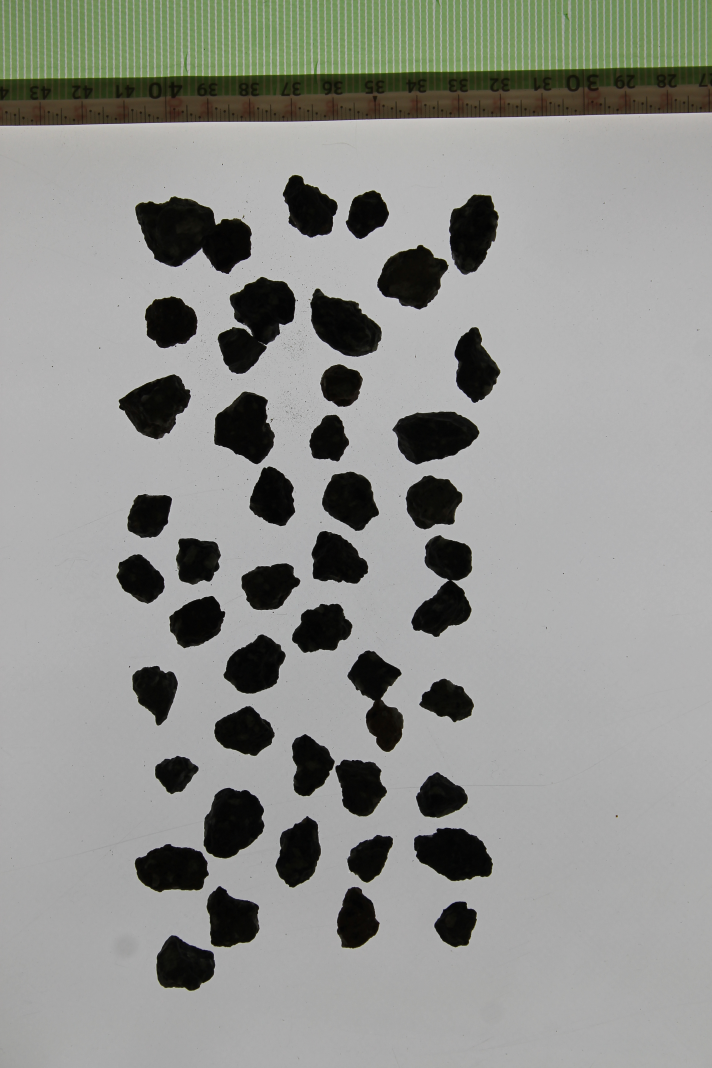
#> input picture 2020-11/IMG_6046.JPG, 2848 x 4272 px, given in place of IMG_6081.jpg, which was not available (shown at 1/4 size)
$ jupyter execute --allow-errors '画像処理イラスト作成用.ipynb'   (shell and % lines are left out)   (text cells are left out)
#> lines starting #> are read from the running program, lines starting #| are printed output that depends on the picture; after the words box and inside, x2 and y2 are one past the last pixel; in counts of white or black regions, pixels touching at a corner belong together; pictures that were not available may be replaced by others from this repository, and a replacement may not be noted
[cell 1]
# -*- coding: utf-8 -*-
"""
Created on Tue Mar 17 17:38:06 2020

@author: sayaka71
"""

# nameを変更する
name = "IMG_6081"

# scriptの更新を反映するおまじない

import numpy as np
import cv2
import matplotlib.pyplot as plt


# グラフ描画の関数定義
def display(img,cmap=None):
    fig = plt.figure(figsize=(10,8))
    ax = fig.add_subplot(111)
    ax.imshow(img,cmap=cmap)

# グレー画像
img = cv2.imread("2020-11/{}.jpg".format(name))
#> img is the input picture: shape (4272, 2848, 3); mean B, G, R 142.2, 146.6, 145.2
img = img[630:4272, 0:2848]
#> img: shape (3642, 2848, 3)
gray = cv2.cvtColor(img,cv2.COLOR_BGR2GRAY)
# img = cv2.bitwise_not(img)


# 大津法で2値化 retはbool値
ret, thresh = cv2.threshold(gray,0,255,cv2.THRESH_BINARY_INV+cv2.THRESH_OTSU)
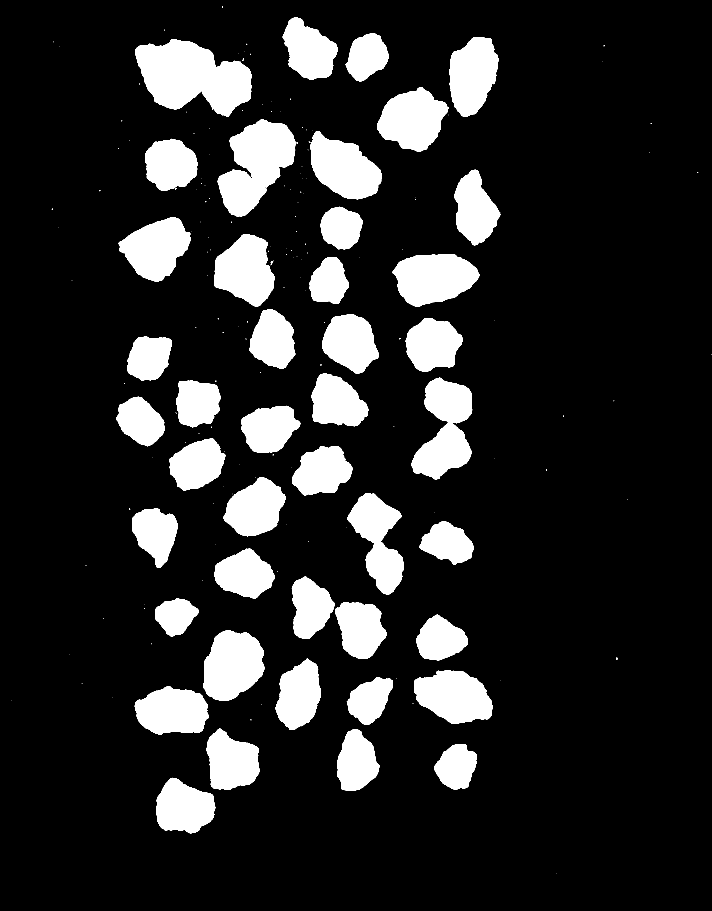
#> thresh: shape (3642, 2848) (shown at 1/4 size); 15.4% white; 188 white regions (142 under 20 px), largest, box (x1, y1, x2, y2) and area: (541, 156, 1007, 466) 92671, (871, 478, 1183, 866) 70532, (1645, 1511, 1889, 1918) 58238
#> ret = 93

# ノイズを消す
kernel = np.ones((3,3),np.uint8)
opening = cv2.morphologyEx(thresh,cv2.MORPH_OPEN,kernel, iterations = 5)
#> opening: shape (3642, 2848); 15.3% white; 44 white regions, largest, box (x1, y1, x2, y2) and area: (542, 157, 1006, 465) 92579, (872, 479, 1181, 865) 70362, (1573, 1016, 1916, 1227) 52192

# 確実な背景
sure_bg = cv2.dilate(opening,kernel,iterations=5)
#> sure_bg: shape (3642, 2848); 17.3% white; 42 white regions, largest, box (x1, y1, x2, y2) and area: (537, 152, 1011, 470) 101551, (867, 474, 1186, 870) 78730, (1164, 2304, 1552, 2640) 71068

# --- 距離変換　（オブジェクトと背景の距離を出す） ---
# 閾値（距離変換で得られた値の最大値×0.2） ←ここを調節！
dist_transform = cv2.distanceTransform(opening,cv2.DIST_L2,5)
ret, sure_fg = cv2.threshold(dist_transform, 0.2*dist_transform.max(), 255, 0)
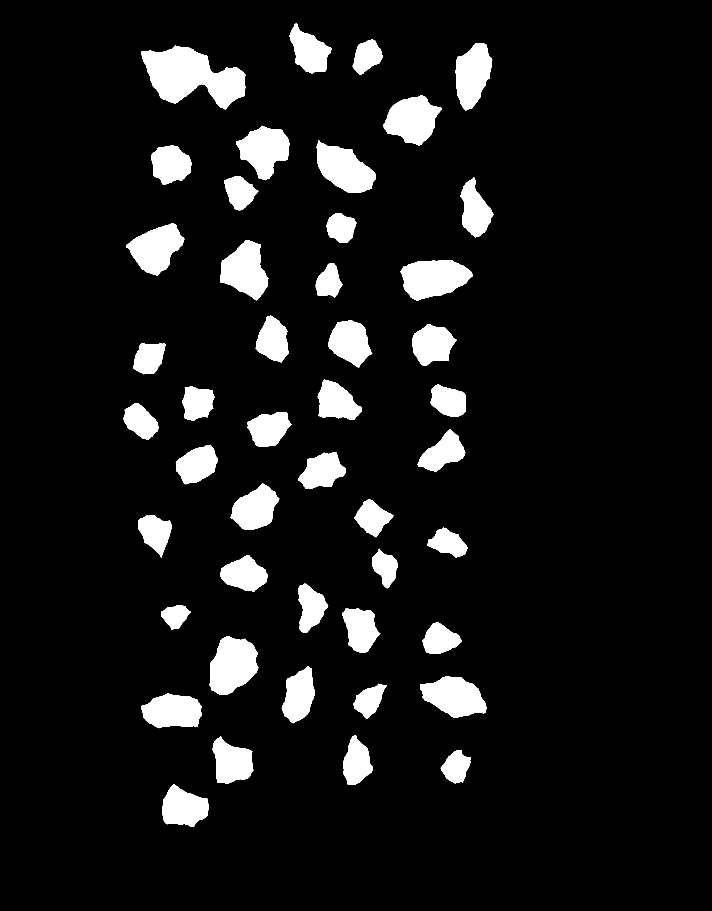
#> sure_fg: shape (3642, 2848) float32 (shown at 1/4 size); 8.5% white; 46 white regions, largest, box (x1, y1, x2, y2) and area: (566, 182, 982, 438) 60577, (839, 2546, 1033, 2779) 32833, (1601, 1040, 1891, 1203) 32691
#> ret = 24.15

# 距離変換の結果から確実な前景を
sure_fg = np.uint8(sure_fg)

# 前景でも後景でもないUnknown
unknown = cv2.subtract(sure_bg,sure_fg)
#> unknown: shape (3642, 2848); 8.8% white; 42 white regions


# オブジェクトごとにラベルをつける
ret, markers = cv2.connectedComponents(sure_fg)
#> markers: shape (3642, 2848) int32; 47 distinct labels, from 0 to 46
#> ret = 47
markers = markers+1
#> markers: shape (3642, 2848) int32; 47 distinct labels, from 1 to 47
markers[unknown==255] = 0
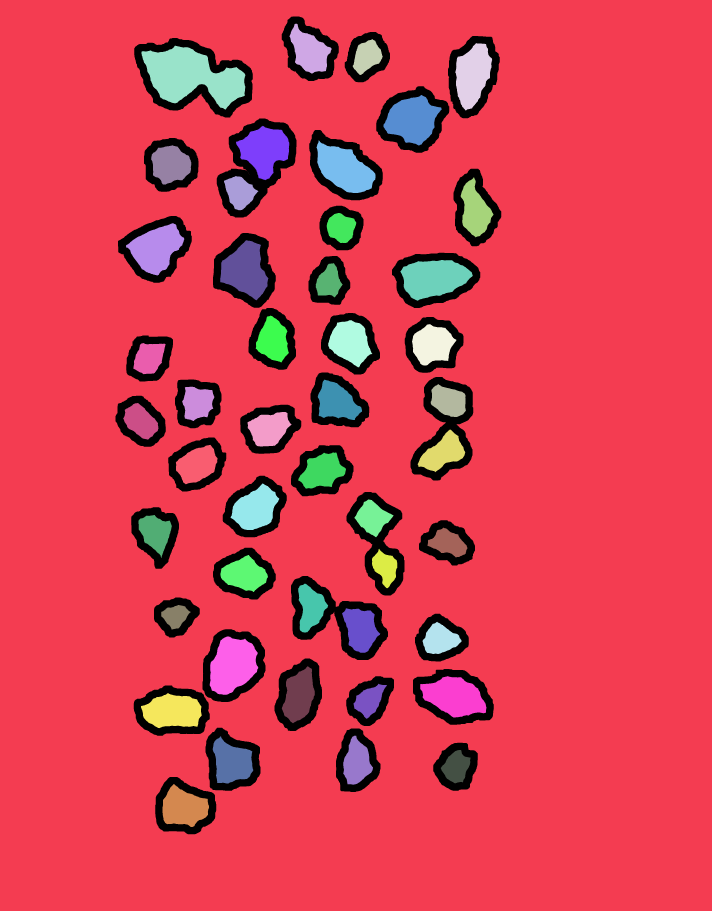
#> markers: shape (3642, 2848) int32 (shown at 1/4 size); 48 distinct labels, from 0 to 47; one colour per label, 0 black

# markersデータをもとにwatershed
markers = cv2.watershed(img, markers)
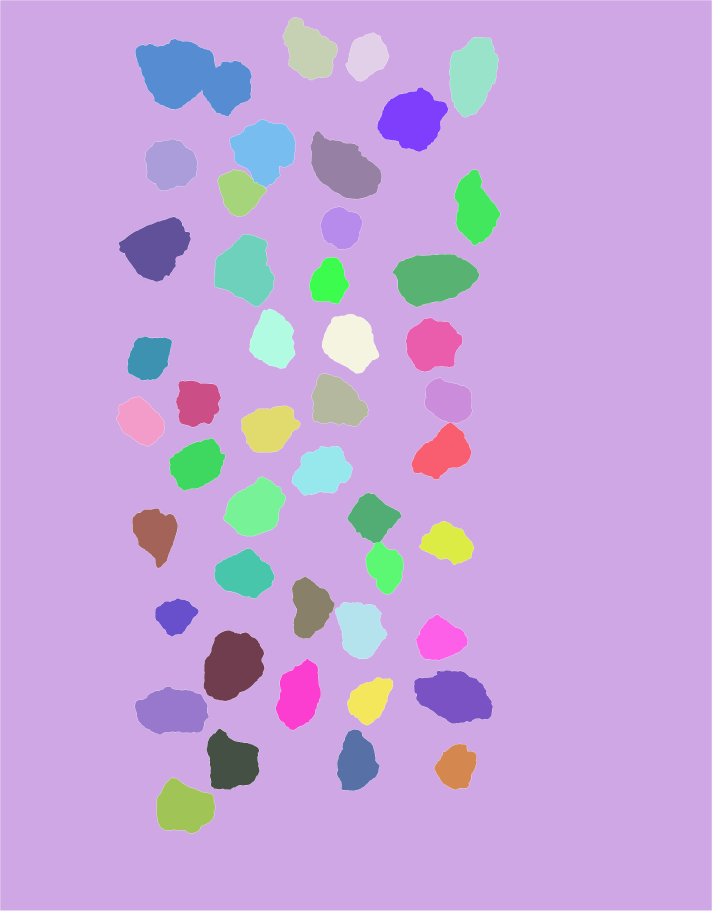
#> markers: shape (3642, 2848) int32 (shown at 1/4 size); 48 distinct labels, from -1 to 47; one colour per label, 0 black, -1 white

# contours(輪郭), hierarchy(階層，親子)
contours, hierarchy = cv2.findContours(markers.copy(),cv2.RETR_CCOMP,cv2.CHAIN_APPROX_SIMPLE)
#> contours = 90 contours; largest, box (x1, y1, x2, y2) and area: (1, 1, 2847, 3641) 10352955, (540, 154, 1009, 467) 94369, (542, 156, 1007, 465) 91761, (869, 476, 1185, 867) 72142, (1644, 1509, 1891, 1919) 59700

# canvas
canvas = np.zeros(np.shape(img))

# write line
for i in range(len(contours)):

    if hierarchy[0][i][3] == -1:
        # 境界を赤色で描く  (255, 255,　255)： color red,  5pt line
        cv2.drawContours(canvas, contours, i, (255,255,255), 7)
#> this loop made 90 passes
#> canvas: shape (3642, 2848, 3) float64; 4.2% white; 43 white regions, largest, box (x1, y1, x2, y2) and area: (0, 0, 2848, 3642) 77736, (536, 150, 1013, 471) 15441, (1162, 2301, 1554, 2642) 15185

display(canvas)

[cell 2]
fig, ax = plt.subplots(2,3, figsize=(10,8), dpi=150)


ax[0,0].tick_params(labelbottom=False,
               labelleft=False,
               labelright=False,
               labeltop=False)
ax[0,0].tick_params(bottom=False,
               left=False,
               right=False,
               top=False)

ax[0,1].tick_params(labelbottom=False,
               labelleft=False,
               labelright=False,
               labeltop=False)
ax[0,1].tick_params(bottom=False,
               left=False,
               right=False,
               top=False)

ax[0,2].tick_params(labelbottom=False,
               labelleft=False,
               labelright=False,
               labeltop=False)
ax[0,2].tick_params(bottom=False,
               left=False,
               right=False,
               top=False)

ax[1,0].tick_params(labelbottom=False,
               labelleft=False,
               labelright=False,
               labeltop=False)
ax[1,0].tick_params(bottom=False,
               left=False,
               right=False,
               top=False)

ax[1,1].tick_params(labelbottom=False,
               labelleft=False,
               labelright=False,
               labeltop=False)
ax[1,1].tick_params(bottom=False,
               left=False,
               right=False,
               top=False)

ax[1,2].tick_params(labelbottom=False,
               labelleft=False,
               labelright=False,
               labeltop=False)
ax[1,2].tick_params(bottom=False,
               left=False,
               right=False,
               top=False)

ax[0,0].imshow(gray, cmap="gray")

ax[0,1].imshow(thresh, cmap="gray")

ax[0,2].imshow(sure_bg, cmap="gray")

ax[1,0].imshow(sure_fg, cmap="gray")

ax[1,1].imshow(markers, cmap = "gray")

ax[1,2].imshow(canvas, cmap = "gray")

f = 17
ax[0,0].set_title("1.Input", fontsize = f)
ax[0,1].set_title("2.Otsu's binarization", fontsize = f)
ax[0,2].set_title("3.Dilation", fontsize = f)
ax[1,0].set_title("4.Erosion", fontsize = f)
ax[1,1].set_title("5.Labelling", fontsize = f)
ax[1,2].set_title("6.Output", fontsize = f)

# [4 lines of commented-out code are left out]

[cell 3]
fig.savefig("method_image")

[cell 4]
fig, (ax1, ax2) = plt.subplots(ncols=2, figsize=(8,4), dpi=150)

ax1.imshow(gray, cmap="gray")
ax1.set_title("Input", fontsize=15)
ax2.imshow(img)
ax2.set_title("Output", fontsize=15)

fig.savefig("input_outp")
#> figure, not shown here; B, G, R data is drawn as R, G, B

[cell 5]
img = cv2.imread('2020-11/{}.JPG'.format(name))
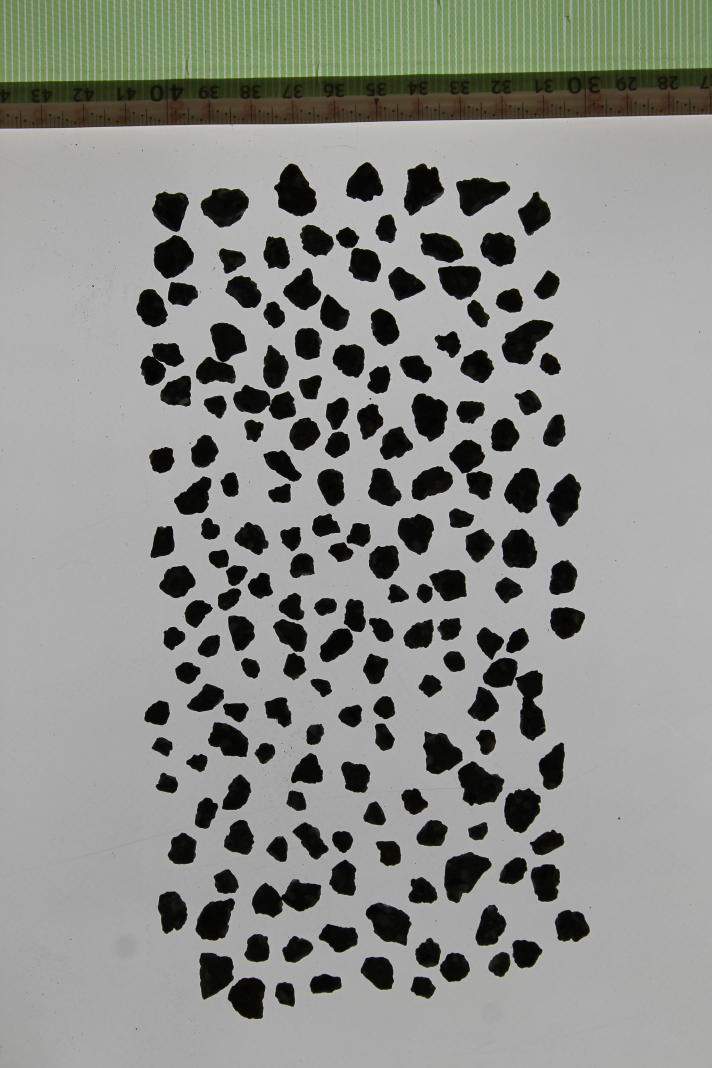
#> input picture 2020-11/IMG_6047.JPG, 2848 x 4272 px, given in place of IMG_6081.JPG, which was not available (shown at 1/4 size)
#> img is the input picture: shape (4272, 2848, 3); mean B, G, R 137.7, 142.2, 140.8
gray = cv2.cvtColor(img,cv2.COLOR_BGR2GRAY)
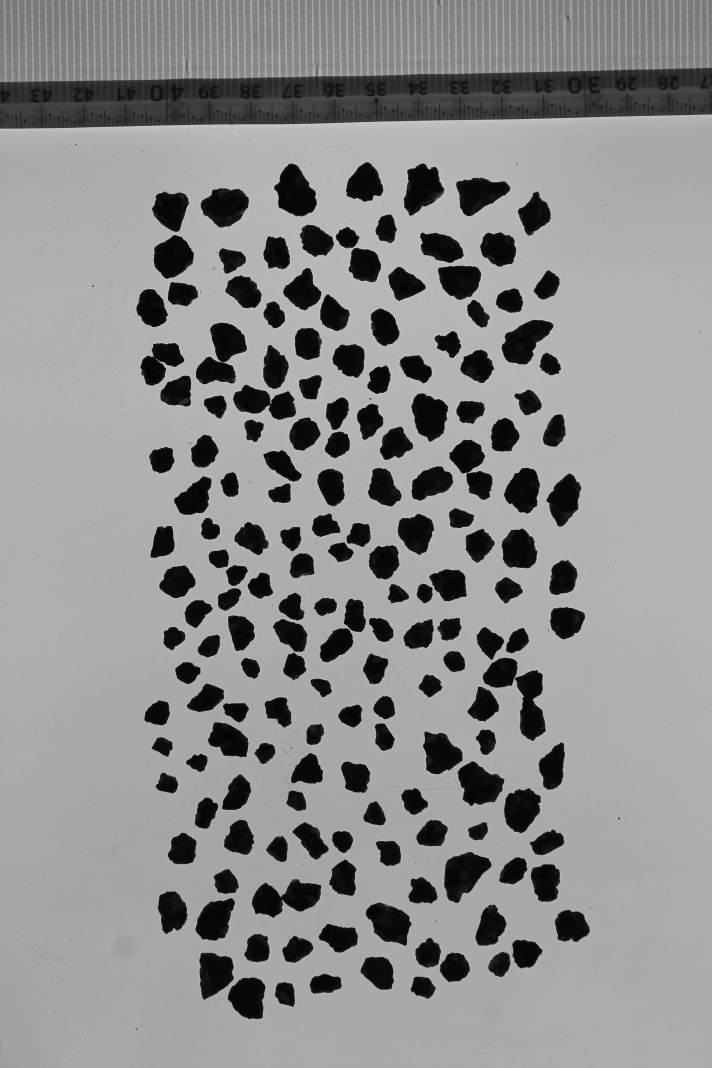
#> gray: shape (4272, 2848) (shown at 1/4 size); min 1, max 214, mean 141.3
fig = plt.figure(figsize=(10,8))
ax = fig.add_subplot(111)
ax.imshow(gray,cmap='gray')
# fig.savefig("gray.png")

[cell 6]
len(contours)
#> Out = 90

#> (a cell that did not finish here is left out)

[cell 8]
from math import sqrt, pi ,acos
from tqdm import tqdm
from scipy.spatial import distance

# 粒子の形状を測定
Areas = []
Perimeters = []
Circularities = []
Eq_diameters = []
Longest = []
Shortest = []
Aspect_Ratio = []
Distance_Gomez = []
degrees = np.arange(0, 2*pi, 2*pi/36) # degrees: 10度ずつで回す (2pi/36 = 10deg)

#> (the rest of this cell did not finish here and is left out)

#> (a cell that did not finish here is left out)

[cell 10]
# サンプルデータの名前を入れる
names = []
len(Areas)
for i in range(len(Areas)):
    names.append(name)
#> after the loop, names = 90 items, first 6: 'IMG_6081', 'IMG_6081', 'IMG_6081', 'IMG_6081', 'IMG_6081', 'IMG_6081'

[cell 11]
import pandas as pd
#> (the rest of this cell did not finish here and is left out)

#> (a cell that did not finish here is left out)

[cell 13]
# 外れ値
# df.loc[df['Longest Length(px)'] > 700]
# >>> 1678, 1341
# df.loc[df['Longest Axis(px)'] > 300]

[cell 14]
# df.loc[df['Circularity'] < 0.6]

[cell 15]
# df.drop(1678,axis=0, inplace=True)
# df.drop(1341,axis=0, inplace=True)
# df.drop([32,33,66,67,76,78,130,131,132,133], inplace=True)

#> (a cell that did not finish here is left out)

[cell 17]
import seaborn as sns
sns.set_style('white')
sns.set_palette('Blues_r')
print('sample number = {}\n'.format(len(contours)))
#| sample number = 90
fig, ax = plt.subplots(2,3,figsize=(14,8), dpi=150)

#> (the rest of this cell did not finish here and is left out)
